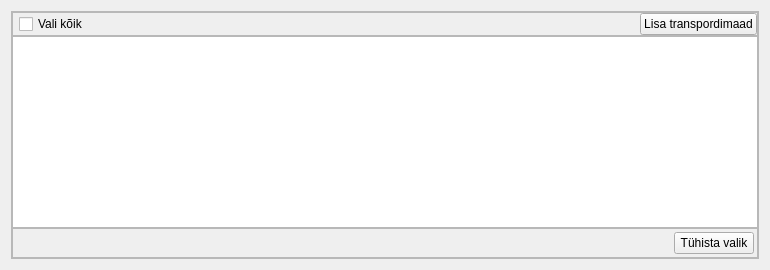
                         <widget class="QWidget" name="tabTranspordimaad">
                          <attribute name="title">
                           <string>Teed/tänavad</string>
                          </attribute>
                          <layout class="QVBoxLayout" name="verticalLayout_31">
                           <item>
                            <widget class="QFrame" name="Preview_frame_3">
                             <property name="frameShape">
                              <enum>QFrame::StyledPanel</enum>
                             </property>
                             <property name="frameShadow">
                              <enum>QFrame::Raised</enum>
                             </property>
                             <layout class="QVBoxLayout" name="verticalLayout_32">
                              <property name="spacing">
                               <number>0</number>
                              </property>
                              <property name="leftMargin">
                               <number>0</number>
                              </property>
                              <property name="topMargin">
                               <number>0</number>
                              </property>
                              <property name="rightMargin">
                               <number>0</number>
                              </property>
                              <property name="bottomMargin">
                               <number>0</number>
                              </property>
                              <item>
                               <widget class="QFrame" name="frame_18">
                                <property name="frameShape">
                                 <enum>QFrame::StyledPanel</enum>
                                </property>
                                <property name="frameShadow">
                                 <enum>QFrame::Raised</enum>
                                </property>
                                <layout class="QHBoxLayout" name="horizontalLayout_32">
                                 <property name="spacing">
                                  <number>10</number>
                                 </property>
                                 <property name="leftMargin">
                                  <number>6</number>
                                 </property>
                                 <property name="topMargin">
                                  <number>0</number>
                                 </property>
                                 <property name="rightMargin">
                                  <number>0</number>
                                 </property>
                                 <property name="bottomMargin">
                                  <number>0</number>
                                 </property>
                                 <item>
                                  <widget class="QCheckBox" name="cbChooseAllAdd__street_properties">
                                   <property name="text">
                                    <string>Vali kõik</string>
                                   </property>
                                  </widget>
                                 </item>
                                 <item>
                                  <spacer name="horizontalSpacer_15">
                                   <property name="orientation">
                                    <enum>Qt::Horizontal</enum>
                                   </property>
                                   <property name="sizeHint" stdset="0">
                                    <size>
                                     <width>40</width>
                                     <height>20</height>
                                    </size>
                                   </property>
                                  </spacer>
                                 </item>
                                 <item>
                                  <widget class="QPushButton" name="pbConfirm_streets_action">
                                   <property name="text">
                                    <string>Lisa transpordimaad</string>
                                   </property>
                                  </widget>
                                 </item>
                                </layout>
                               </widget>
                              </item>
                              <item>
                               <widget class="QTableView" name="tblvResults_streets_Confirm"/>
                              </item>
                              <item>
                               <widget class="QFrame" name="frame_13">
                                <property name="frameShape">
                                 <enum>QFrame::StyledPanel</enum>
                                </property>
                                <property name="frameShadow">
                                 <enum>QFrame::Raised</enum>
                                </property>
                                <layout class="QHBoxLayout" name="horizontalLayout_12">
                                 <property name="spacing">
                                  <number>3</number>
                                 </property>
                                 <property name="leftMargin">
                                  <number>3</number>
                                 </property>
                                 <property name="topMargin">
                                  <number>3</number>
                                 </property>
                                 <property name="rightMargin">
                                  <number>3</number>
                                 </property>
                                 <property name="bottomMargin">
                                  <number>3</number>
                                 </property>
                                 <item>
                                  <spacer name="horizontalSpacer_8">
                                   <property name="orientation">
                                    <enum>Qt::Horizontal</enum>
                                   </property>
                                   <property name="sizeHint" stdset="0">
                                    <size>
                                     <width>658</width>
                                     <height>20</height>
                                    </size>
                                   </property>
                                  </spacer>
                                 </item>
                                 <item>
                                  <widget class="QPushButton" name="pbCancel_streets_reset">
                                   <property name="text">
                                    <string>Tühista valik</string>
                                   </property>
                                  </widget>
                                 </item>
                                </layout>
                               </widget>
                              </item>
                             </layout>
                            </widget>
                           </item>
                          </layout>
                         </widget>
